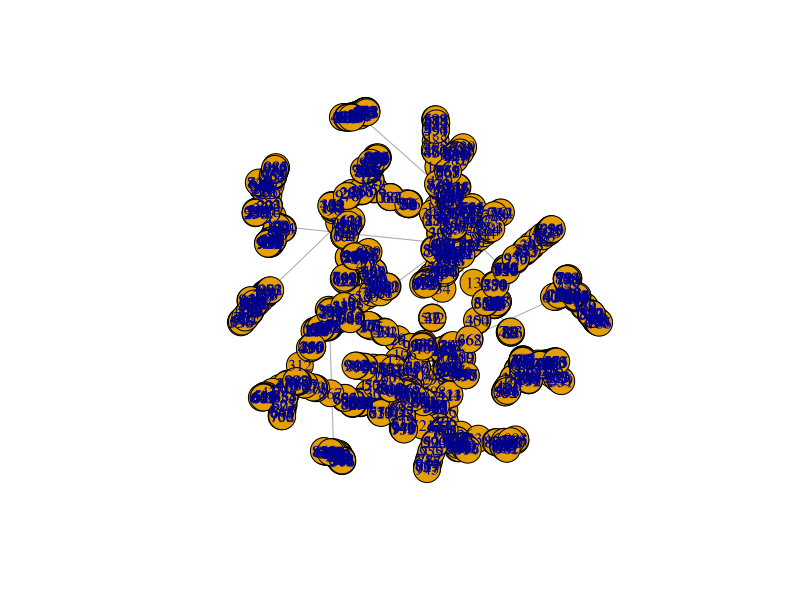
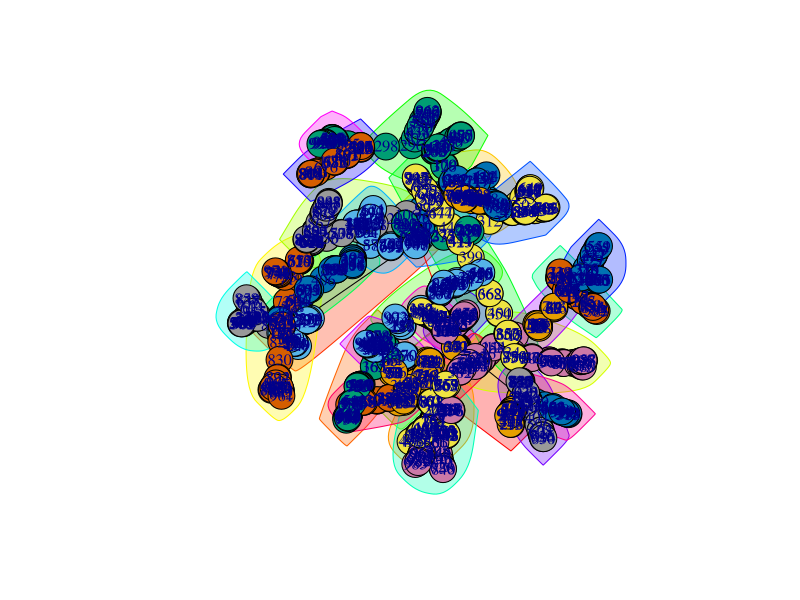

Generate these figures, in order, with R:
# EE 219 Homework 1 Problem 3 b
# Name: Weikun Han, Duzhi Chen
# Date: 4/14/2017
# Reference:
#  - https://google.github.io/styleguide/Rguide.xml#indentation

library(igraph)

# Initial veriables
node <- 1000

# Create the undirected random network,
# whose a new vertex is added it creates a number of links to old vertices
# and the probability that an old vertex is cited depends on its in-degree and age
graph <- aging.prefatt.game(node, pa.exp = 1, aging.exp = -1, aging.bin = 1000, directed = FALSE)

# Find the giant connected component (GCC)
cluster <- clusters(graph)
gcc_index <- which.max(cluster$csize)
non_gcc_nodes <- (1:vcount(graph))[cluster$membership != gcc_index]
gcc <- delete.vertices(graph, non_gcc_nodes)

# Plot the GCC
plot(gcc)

# Use fast greedy method to find the community structure
fc <- fastgreedy.community(gcc)

# Plot the community structure
plot(fc, graph)

# Print information
cat("-------------------------Processing Finshed 1----------------------------------\n",
    "Fast greedy method to find the community structure done.\n",
    "The modularity is: ", modularity(fc), "\n",
    "-------------------------------------------------------------------------------\n")
